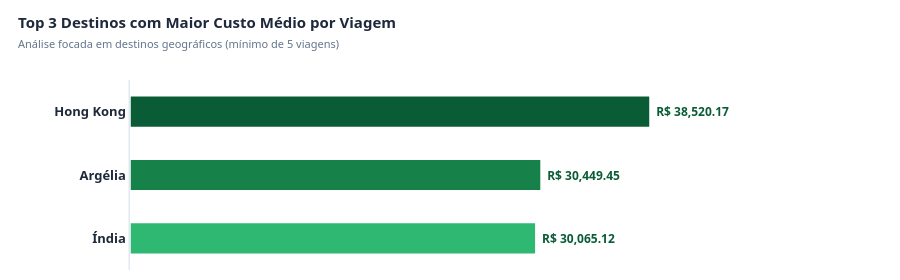

The notebook cell this image was saved under:
### Markdown cell above
#### **P2. Quais são os 3 destinos com maior custo médio por viagem?**

### Code cell
# Nota de Arquitetura para destaque metodológico aos avaliadores
html_nota_arquitetura = """
<div style="font-family: 'Segoe UI', Arial, sans-serif; max-width: 900px; margin-bottom: 20px;">
    <div style="background-color: #f0fdfa; border-left: 5px solid #0d9488; padding: 14px 16px; border-radius: 4px; box-shadow: 0 1px 2px rgba(0,0,0,0.05);">
        <strong style="color: #115e59; font-size: 13.5px; display: flex; align-items: center;">
            🧠 Nota de Engenharia de Dados: Decisão de Granularidade Geográfica
        </strong>
        <p style="color: #115e59; margin: 6px 0 0 0; font-size: 12.5px; line-height: 1.5; text-align: justify;">
            Diferente de abordagens baseadas estritamente na granularidade de <b>cidades isoladas</b>, este projeto consolidou a análise no nível de <b>Estado (UF) e País</b>. 
            Esta decisão foi tomada com base em duas premissas críticas de modelagem:
            <br><br>
            1. <b>Mitigação de Outliers de Rota:</b> Agrupar por cidades brutas introduz severa distorção estatística causada por itinerários multipontos complexos e específicos que ocorrem uma única vez (volume = 1). Uma única viagem cara contendo múltiplos destinos infla a média da cidade artificialmente, jogando registros irrelevantes para o topo do ranking.
            <br>
            2. <b>Consolidação Estatística (Visão Macro):</b> A unificação por Estado e País absorve a fragmentação das strings de viagens do Portal da Transparência, gerando <i>buckets</i> regionais limpos, consistentes e volumetricamente representativos para a tomada de decisão orçamentária.
        </p>
    </div>
</div>
"""
display(HTML(html_nota_arquitetura))

# Agrupamento utilizando a coluna física da Silver
q2 = df_viagem.groupby('destino_estado')['valor_total'].agg(['mean', 'count']).reset_index()

# Extração dinâmica dos dados de viagens Sigilosas para a Menção Honrosa
df_sigiloso = q2[q2['destino_estado'] == 'Sigiloso']
tem_sigiloso = not df_sigiloso.empty

if tem_sigiloso:
    media_sigiloso = df_sigiloso['mean'].values[0]
    qtd_sigiloso = df_sigiloso['count'].values[0]

# Filtro do Top 3 Destinos Geográficos Reais
q2_filtrado = q2[
    (q2['count'] >= 5) & 
    (~q2['destino_estado'].isin(["Sigiloso", "Não Informado", "Não informado"]))
].sort_values(by='mean', ascending=False).head(3)

# Exibição de controle textual no console
print("=== P2: OS 3 DESTINOS GEOGRÁFICOS COM MAIOR CUSTO MÉDIO ===")
for idx, row in enumerate(q2_filtrado.itertuples(), 1):
    print(f"{idx}. {row.destino_estado:<25} | Custo Médio: R$ {row.mean:,.2f} ({row.count} viagens)")
if tem_sigiloso:
    print(f"[*] Menção Honrosa: Sigiloso | Custo Médio: R$ {media_sigiloso:,.2f} ({qtd_sigiloso} viagens)")

# Construção do Gráfico de Linha Limpa (Fundo Branco)
q2_grafico = q2_filtrado.sort_values(by='mean', ascending=True)
cores_premium_claro = ['#2eb872', '#16824a', '#0a5c36']

fig_p2 = go.Figure()

fig_p2.add_trace(go.Bar(
    y=q2_grafico['destino_estado'],
    x=q2_grafico['mean'],
    orientation='h',
    marker=dict(
        color=cores_premium_claro,
        line=dict(color='#ffffff', width=1.5)
    ),
    text=[f" <b>R$ {val:,.2f}</b> " for val in q2_grafico['mean']],
    textposition='outside',
    textfont=dict(color='#0a5c36', size=12, family="Segoe UI, Arial"),
    hovertemplate=(
        "<b>📍 Destino:</b> %{y}<br>"
        "<b>💵 Custo Médio:</b> R$ %{x:,.2f}<br>"
        "<b>✈️ Qtd. de Viagens:</b> %{customdata}<extra></extra>"
    ),
    customdata=q2_grafico['count'],
    width=0.5
))

fig_p2.update_traces(
    hoverlabel=dict(
        bgcolor="#1e293b",
        bordercolor="#e2e8f0",
        font=dict(color="#ffffff", size=12, family="Segoe UI, Arial"),
        align="left"
    )
)

fig_p2.update_layout(
    title=dict(
        text="<b>Top 3 Destinos com Maior Custo Médio por Viagem</b><br><span style='font-size: 11px; color: #64748b;'>Análise focada em destinos geográficos (mínimo de 5 viagens)</span>",
        font=dict(size=15, color='#1e293b', family="Segoe UI, Arial"),
        x=0.02,
        y=0.9
    ),
    template="plotly_white",
    paper_bgcolor="#ffffff",
    plot_bgcolor="#ffffff",
    height=280,
    margin=dict(l=130, r=120, t=80, b=10),
    showlegend=False,
    xaxis=dict(
        visible=False,
        range=[0, q2_grafico['mean'].max() * 1.25]
    ),
    yaxis=dict(
        showgrid=False,
        showline=True,
        linecolor="#e2e8f0",
        linewidth=1.5,
        tickfont=dict(size=13, color='#1e293b', family="Segoe UI, Arial", weight="bold")
    )
)

# Renderiza o gráfico
fig_p2.show()

# Inserção Visual da Menção Honrosa em HTML Padronizado
if tem_sigiloso:
    html_mencao = f"""
    <div style="font-family: 'Segoe UI', Arial, sans-serif; max-width: 900px; margin-top: 5px;">
        <div style="background-color: #f8fafc; border-left: 5px solid #475569; padding: 12px 16px; border-radius: 4px; box-shadow: 0 1px 2px rgba(0,0,0,0.05);">
            <strong style="color: #334155; font-size: 13.5px; display: flex; align-items: center;">
                🪪 Menção Honrosa de Auditoria: Operações de Caráter Sigiloso
            </strong>
            <p style="color: #475569; margin: 4px 0 0 0; font-size: 12.5px; line-height: 1.5;">
                Fora do escopo geográfico mapeado acima, a base de dados possui <b>{qtd_sigiloso:,}</b> viagens classificadas como 
                <span style="color: #1e293b; font-weight: bold;">"Informações protegidas por sigilo"</span>. 
                Estas missões especiais de segurança nacional apresentam um custo médio expressivo de 
                <span style="color: #0f766e; font-weight: bold;">R$ {media_sigiloso:,.2f}</span> por ocorrência.
            </p>
        </div>
    </div>
    """
    display(HTML(html_mencao))

### Figure 1 — Plotly figure (JSON) as saved in the notebook; plotly's stock layout.template omitted (floating-point values rounded to 4 significant figures)
{"data": [{"customdata": [141, 9, 14], "hoverlabel": {"align": "left", "bgcolor": "#1e293b", "bordercolor": "#e2e8f0", "font": {"color": "#ffffff", "family": "Segoe UI, Arial", "size": 12}}, "hovertemplate": "<b>📍 Destino:</b> %{y}<br><b>💵 Custo Médio:</b> R$ %{x:,.2f}<br><b>✈️ Qtd. de Viagens:</b> %{customdata}<extra></extra>", "marker": {"color": ["#2eb872", "#16824a", "#0a5c36"], "line": {"color": "#ffffff", "width": 1.5}}, "orientation": "h", "text": [" <b>R$ 30,065.12</b> ", " <b>R$ 30,449.45</b> ", " <b>R$ 38,520.17</b> "], "textfont": {"color": "#0a5c36", "family": "Segoe UI, Arial", "size": 12}, "textposition": "outside", "type": "bar", "width": 0.5, "x": [30070.0, 30450.0, 38520.0], "y": ["Índia", "Argélia", "Hong Kong"]}], "layout": {"height": 280, "margin": {"b": 10, "l": 130, "r": 120, "t": 80}, "paper_bgcolor": "#ffffff", "plot_bgcolor": "#ffffff", "showlegend": false, "title": {"font": {"color": "#1e293b", "family": "Segoe UI, Arial", "size": 15}, "text": "<b>Top 3 Destinos com Maior Custo Médio por Viagem</b><br><span style='font-size: 11px; color: #64748b;'>Análise focada em destinos geográficos (mínimo de 5 viagens)</span>", "x": 0.02, "y": 0.9}, "xaxis": {"range": [0, 48150.0], "visible": false}, "yaxis": {"linecolor": "#e2e8f0", "linewidth": 1.5, "showgrid": false, "showline": true, "tickfont": {"color": "#1e293b", "family": "Segoe UI, Arial", "size": 13, "weight": "bold"}}}}
